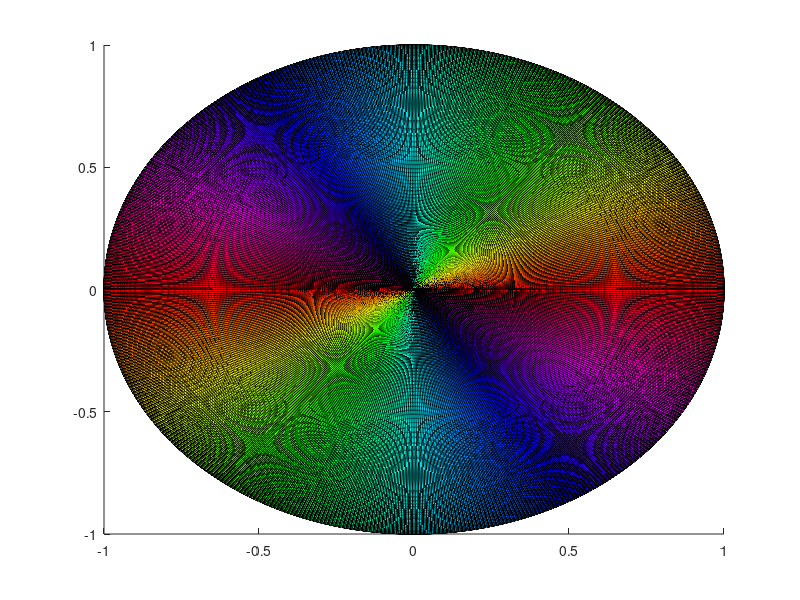

The MATLAB script that drew this image: (Note: this script raises an error after producing the figure.)
% % Color-coded S2 based on orientation

clear
clf
format long e
hold all

% reference vector
cthetad = [];
cphid = [];

% Double angle counting
S2_Z2 = 1;

% viewangle = [0 0];
% viewangle = [36 30];
viewangle = [0,90];

conetheta = cthetad*pi/180;
conephi = cphid*pi/180;

k = 10;
map = hsv(2^k);

% plot axes arrows
arrowlength = 2.5;
fontsize = 36;
stemwidth = 0.03;

% lighting
view(viewangle)



for cone = 1:length(conetheta)
    
% [x1,y1,z1] = cylinder([.25 0],128);
[x1,y1,z1] = cylinder([.25 0],128);

xc = x1;
yc = y1;

zc = z1+.8;

% set up rotation matrix1:
rotationMatrix1 = [cos(conetheta(cone))  0  sin(conetheta(cone));...
                   0                  1  0;...
                   -sin(conetheta(cone)) 0  cos(conetheta(cone))];
% set up rotation matrix2:
rotationMatrix2 = [cos(conephi(cone))  -sin(conephi(cone))  0;...
                   sin(conephi(cone))  cos(conephi(cone))   0;...
                   0                0                 1];
% get points at the two rings and rotate them separately about x:

positionNew1 = rotationMatrix2*rotationMatrix1*[xc(1,:); yc(1,:); zc(1,:)];
positionNew2 = rotationMatrix2*rotationMatrix1*[xc(2,:); yc(2,:); zc(2,:)];

xc = [positionNew1(1,:); positionNew2(1,:)];
yc = [positionNew1(2,:); positionNew2(2,:)];
zc = [positionNew1(3,:); positionNew2(3,:)];

arrow_color = zeros(1,3);
arrow_color(1) = (conephi(cone))/(2*pi); 
if arrow_color(1)<0
    arrow_color(1) = (conephi(cone)+pi)/(2*pi); 
end
arrow_color(2) = conetheta(cone)/(pi/2);
arrow_color(3) = 2 - conetheta(cone)/(pi/2);

for i = 1:3
    if arrow_color(i) > 1
        arrow_color(i) = 1;
    end
end
arrow_color = hsv2rgb(arrow_color);

hold on
s = surf(xc,yc,zc,'EdgeColor','none','FaceColor',arrow_color);
fvc = surf2patch(s);
delete(s)
patch(fvc,...
    'FaceAlpha',1,...
    'FaceColor',arrow_color,...
    'FaceLighting','flat',...
    'EdgeColor','none',...
    'SpecularStrength',0.8,...
    'AmbientStrength',0.55);

end

[X,Y,Z]=sphere(500);
[m,n] = size(X);
[azi,ele,~] = cart2sph(X,Y,Z);
% Z(Z >= cos(bound_d*pi/180)) = nan; % remove the region with theta<bound

azi_rs = reshape(azi,[m*n,1]);
azi_rs(azi_rs<0) = azi_rs(azi_rs<0)+2*pi;
the_rs = pi-(reshape(ele,[m*n,1])+pi/2);
col = zeros(m*n,3);

% hsv: s = 0 at the north pole; v = 0 at the south pole;
for i = 1:m*n
    
    if S2_Z2
        col(i,1) = mod(2*azi_rs(i),2*pi)/(2*pi);
        col(i,2) = 1;
        col(i,3) = 1;
    else
        col(i,1) = (azi_rs(i))/(2*pi);
        col(i,2) = the_rs(i)/(pi/2);
        col(i,3) = 2 - the_rs(i)/(pi/2);
    end

end
col(col > 1) = 1;
col_rs = reshape(col,[m,n,3]);
% figure
s1=surf(X,Y,Z,hsv2rgb(col_rs)); % color-code accroding to theta
s1.EdgeColor = 'none';
s1.SpecularStrength = 0.1;
s1.AmbientStrength= 0.4;
s1.FaceAlpha = 1;



colormap(map)
axis equal off
grid off
camlight

fig = gcf;
fig.Color = [1 1 1];
